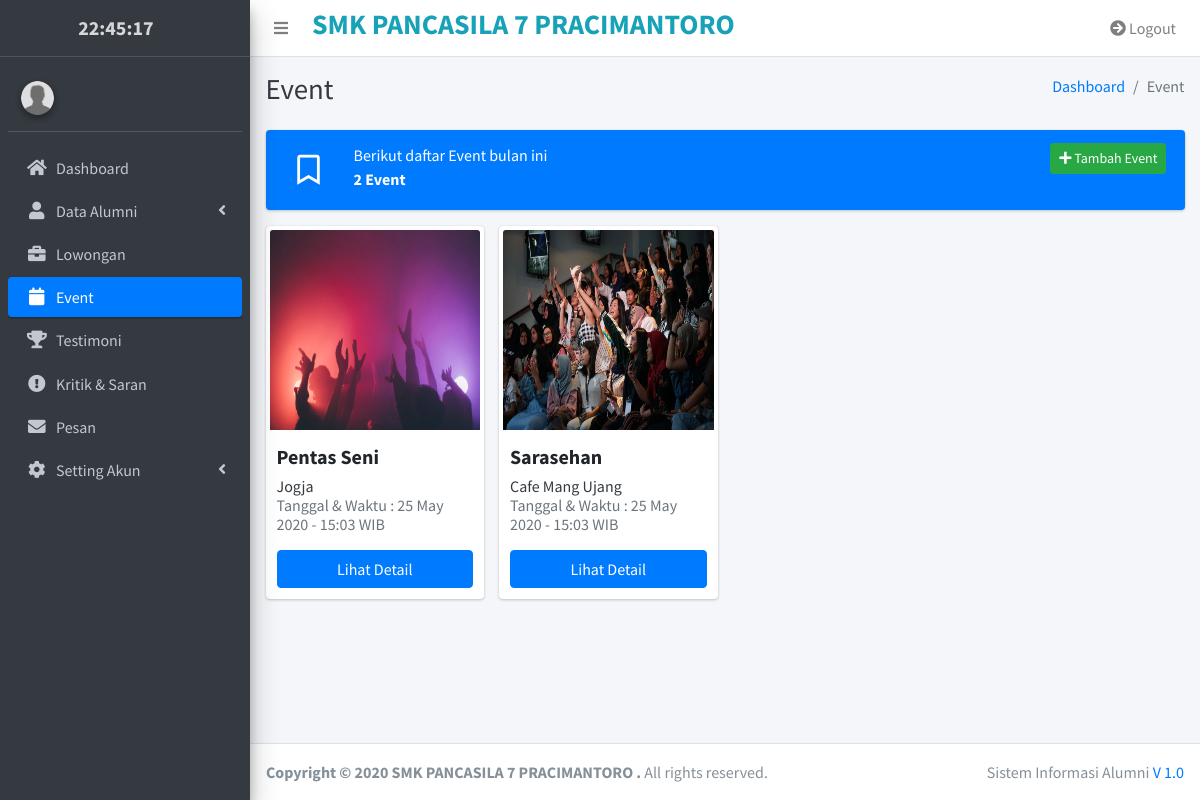
/index.php/alumni/event, run on the app's committed database.
### tables this page shows
CREATE TABLE `event` (
  `id_event` int(11) NOT NULL,
  `judul_event` varchar(60) NOT NULL,
  `gambar_event` varchar(60) NOT NULL,
  `tanggal_event` date NOT NULL,
  `lokasi_event` varchar(60) NOT NULL,
  `waktu_event` varchar(30) NOT NULL,
  `deskripsi_event` text NOT NULL,
  `slug` varchar(60) NOT NULL,
  `create_at` date NOT NULL DEFAULT current_timestamp(),
  `author` varchar(30) NOT NULL
);

### application/helpers/tampilan_helper.php (called while the page is built, shortened)
<?php
function getViews($data, $konten){
	$CI =& get_instance();
	$CI->load->view('templates/admin_header', $data);
	$CI->load->view($konten, $data);
	return true;
}

### application/controllers/alumni/Event.php (called while the page is built, shortened)
<?php
class Event extends CI_controller
{
	public function index()
	{
		$data['title'] = 'Event';
		$data['lowongans'] = $this->m_alumni->getEvent(date('m'));
		getViews($data, 'v_alumni/v_event');
	}
}

### index.php (called while the page is built, shortened)
<?php
require_once BASEPATH.'core/CodeIgniter.php';

### application/models/M_alumni.php (called while the page is built, shortened)
<?php
class M_alumni extends CI_Model
{
	public function getEvent($bulan){
		return $this->db->get_where('event', ['MONTH(tanggal_event) => $bulan'])->result_array();
	}
}

### application/views/v_alumni/v_event.php (the view, shortened to what this page needs)
<div class="content-wrapper">
  <div class="content-header">
    <div class="container-fluid">
      <div class="row mb-2">
        <div class="col-sm-6">
          <h1 class="m-0 text-dark"><?= ucwords($title) ?></h1>
        </div>
        <div class="col-sm-6">
          <ol class="breadcrumb float-sm-right">
            <li class="breadcrumb-item"><a href="<?= base_url('alumni/dashboard') ?>">Dashboard</a></li>
            <li class="breadcrumb-item active">Event</li>
          </ol>
        </div>
      </div>
    </div>
  </div>
  <section class="content">
    <div class="container-fluid">
        <div class="row">
            <div class="col-md-12">
            <div class="info-box bg-primary">
             <span class="info-box-icon"><i class="far fa-bookmark"></i></span>
             <div class="info-box-content">
                 <div class="row">
                     <div class="col-sm-8">
                       <span class="info-box-text">Berikut daftar Event bulan ini</span>
                       <span class="info-box-number"><?=count($lowongans)?> Event</span>
                     </div>
                     <div class="col-sm-4">
                       <a href="javascript:void(0)" class="btn btn-sm btn-success float-right"> <i class="fa fa-plus"></i> Tambah Event</a>
                     </div>
                 </div>
             </div>
           </div>
            </div>
        </div>
      <div class="row">
      <?php foreach($lowongans as $l) : ?>
         <div class="col-md-3">
           <div class="card card-widget" style="padding: 2px;">
             <div class="card-body" style="padding: 2px;">
             <img style="width: 100%; height: 200px; border-top-left-radius:3px; border-top-right-radius:3px;" src="<?=base_url()?>assets/uploads/file_berita/<?=$l['gambar_event']?>" alt="">
               <div class="row">
                 <div class="col-sm-12" >
                   <div class="description" style="padding: 7px;">
                     <h5 class="text-header mt-2 text-bold"><?=ucwords($l['judul_event'])?></h5>
                     <h6 class="text-dark mt-2 "><?=ucwords($l['lokasi_event'])?> <br><span class="text-muted">Tanggal & Waktu : <?=DateTime::createFromFormat('Y-m-d', $l['tanggal_event'])->format('d F Y')?> - <?=$l['waktu_event']?> WIB</span></h6>
                     <a href="<?=base_url('alumni/event/detail/'.$l['slug'])?>" class="btn btn-primary btn-block mt-3">Lihat Detail</a>
                   </div>
                 </div>
               </div>
             </div>
           </div>
         </div>
         <?php endforeach ?>
      </div>
    </div>
  </section>
</div>

### data on the page
event: gambar_event (placeholder picture), judul_event "Pentas Seni", lokasi_event "Jogja", tanggal_event "25 May 2020", waktu_event "15:03"
event: gambar_event (picture), judul_event "Sarasehan", lokasi_event "Cafe Mang Ujang", tanggal_event "25 May 2020", waktu_event "15:03"

### other printed values
$title "Event"
count($lowongans) "2"
